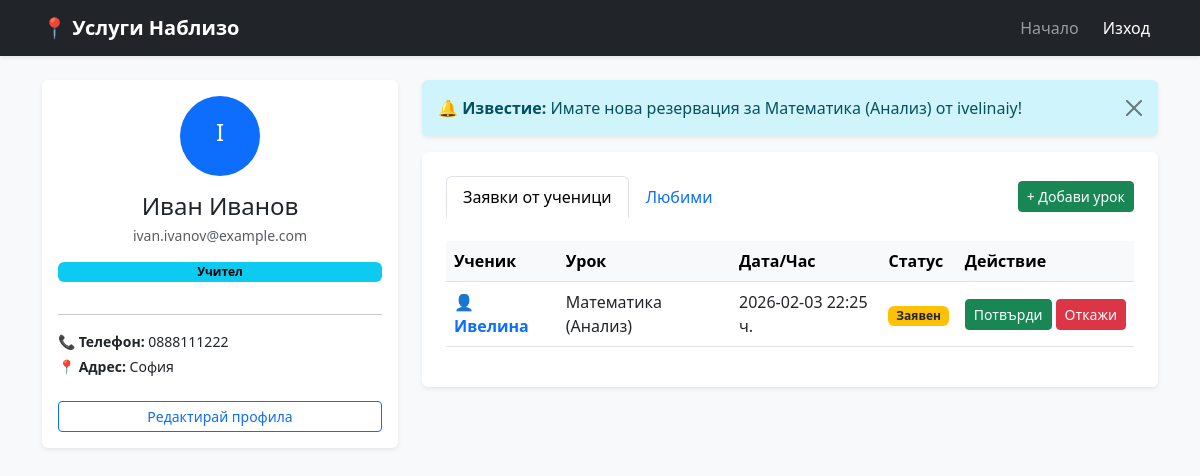
Screenshot of /profile (signed in) with the database file from the repository.
### app/models.py (models this page shows)
class User(Base):
    __tablename__ = "users"
    id = Column(Integer, primary_key=True, index=True)
    email = Column(String, unique=True, index=True)
    password = Column(String)
    role = Column(String)
    first_name = Column(String, nullable=True)
    username = Column(String, unique=True, index=True, nullable=True)
    phone = Column(String, nullable=True)
    address = Column(String, nullable=True)
    bio = Column(String, nullable=True)
    is_verified = Column(Boolean, default=False)
    lessons = relationship("Lesson", back_populates="teacher")
    reviews = relationship("Review", foreign_keys="[Review.teacher_id]")

class Notification(Base):
    __tablename__ = "notifications"
    id = Column(Integer, primary_key=True, index=True)
    user_id = Column(Integer, ForeignKey("users.id"))
    message = Column(String)
    is_read = Column(Boolean, default=False)

class Booking(Base):
    __tablename__ = "bookings"
    id = Column(Integer, primary_key=True, index=True)
    client_id = Column(Integer, ForeignKey("users.id"))
    lesson_id = Column(Integer, ForeignKey("lessons.id"))
    appointment_time = Column(String)
    status = Column(String, default="Заявен")
    lesson = relationship("Lesson", backref="bookings")
    client = relationship("User", foreign_keys=[client_id])

class Lesson(Base):
    __tablename__ = "lessons"
    id = Column(Integer, primary_key=True, index=True)
    subject = Column(String)
    category = Column(String)
    price = Column(Float)
    teacher_id = Column(Integer, ForeignKey("users.id"))
    teacher_name = Column(String)
    latitude = Column(Float)
    longitude = Column(Float)
    teacher = relationship("User", back_populates="lessons")

### app/main.py (the view)
@app.get("/profile", response_class=HTMLResponse)
def profile_page(request: Request, db: Session = Depends(get_db), current_user_id: str = Cookie(None)):
    if not current_user_id:
        return HTMLResponse(content="<script>window.location.href='/login';</script>")
    user_id = int(current_user_id)
    user = db.query(models.User).filter(models.User.id == user_id).first()
    notifications = db.query(models.Notification).filter(models.Notification.user_id == user_id).all()
    favorite_lessons = db.query(models.Lesson).join(models.Favorite).filter(models.Favorite.user_id == user_id).all()
    if user.role == "client":
        bookings = db.query(models.Booking).filter(models.Booking.client_id == user.id).all()
    else:
        my_lessons = db.query(models.Lesson).filter(models.Lesson.teacher_id == user.id).all()
        my_lesson_ids = [l.id for l in my_lessons]
        bookings = db.query(models.Booking).filter(models.Booking.lesson_id.in_(my_lesson_ids)).all()
    return templates.TemplateResponse("profile.html", {
        "request": request,
        "user": user,
        "bookings": bookings,
        "notifications": notifications,
        "favorite_lessons": favorite_lessons
    })

### templates/profile.html (shortened to what this page needs)
<!DOCTYPE html>
<html lang="bg">
<head>
    <link href="https://cdn.jsdelivr.net/npm/bootstrap@5.3.0/dist/css/bootstrap.min.css" rel="stylesheet">
</head>
<body class="bg-light">
    <nav class="navbar navbar-expand-lg navbar-dark bg-dark mb-4 shadow-sm">
        <div class="container">
            <a class="navbar-brand fw-bold" href="/">📍 Услуги Наблизо</a>
            <div class="navbar-nav ms-auto">
                <a class="nav-link" href="/">Начало</a>
                <a class="nav-link btn btn-outline-danger btn-sm ms-2 text-white" href="/logout">Изход</a>
            </div>
        </div>
    </nav>
    <div class="container">
        <div class="row">
            <div class="col-md-4">
                <div class="card shadow-sm border-0 p-3 mb-4 text-center">
                    <div class="bg-primary text-white rounded-circle d-inline-block p-4 mb-3 mx-auto"
                         style="width: 80px; height: 80px; font-size: 24px; line-height: 1;">
                        {{ (user.username or user.email)[0].upper() }}
                    </div>
                    <h4 class="mb-1">{{ user.first_name or user.username }}</h4>
                    <p class="text-muted small">{{ user.email }}</p>
                    <span class="badge {% if user.role == 'tutor' %}badge-tutor{% else %}badge-client{% endif %} mb-3">
                        {{ 'Учител' if user.role == 'tutor' else 'Клиент' }}
                    </span>
                    <hr>
                    <div class="text-start">
                        <p class="small mb-1"><strong>📞 Телефон:</strong> {{ user.phone or 'Не е посочен' }}</p>
                        <p class="small"><strong>📍 Адрес:</strong> {{ user.address or 'Не е посочен' }}</p>
                    </div>
                    <a href="/edit-profile" class="btn btn-outline-primary btn-sm w-100 mt-2">Редактирай профила</a>
                </div>
            </div>
            <div class="col-md-8">
                {% if notifications %}
                <div id="notifications-section">
                    {% for n in notifications %}
                    <div class="alert alert-info alert-dismissible fade show border-0 shadow-sm mb-3" role="alert" id="notif-{{ n.id }}">
                        <strong>🔔 Известие:</strong> {{ n.message }}
                        <button type="button" class="btn-close" onclick="deleteNotification('{{ n.id }}')" aria-label="Затвори"></button>
                    </div>
                    {% endfor %}
                </div>
                {% endif %}
                <div class="card shadow-sm border-0 p-4">
                    <div class="d-flex justify-content-between align-items-center mb-4">
                        <nav>
                            <div class="nav nav-tabs border-0" id="nav-tab" role="tablist">
                                <button class="nav-link active" id="nav-bookings-tab" data-bs-toggle="tab" data-bs-target="#nav-bookings">
                                    {% if user.role == 'client' %}Моите записвания{% else %}Заявки от ученици{% endif %}
                                </button>
                                <button class="nav-link" id="nav-favs-tab" data-bs-toggle="tab" data-bs-target="#nav-favs">Любими</button>
                            </div>
                        </nav>
                        {% if user.role == 'tutor' %}
                            <a href="/add-lesson" class="btn btn-success btn-sm">+ Добави урок</a>
                        {% endif %}
                    </div>
                    <div class="tab-content" id="nav-tabContent">
                        <div class="tab-pane fade show active" id="nav-bookings">
                            {% if bookings %}
                                <div class="table-responsive">
                                    <table class="table align-middle">
                                        <thead class="table-light">
                                            <tr>
                                                {% if user.role == 'tutor' %}<th>Ученик</th>{% endif %}
                                                <th>Урок</th>
                                                <th>Дата/Час</th>
                                                <th>Статус</th>
                                                {% if user.role == 'tutor' %}<th>Действие</th>{% endif %}
                                            </tr>
                                        </thead>
                                        <tbody>
                                            {% for b in bookings %}
                                            <tr>
                                                {% if user.role == 'tutor' %}
                                                <td>
                                                    <a href="/public-profile/{{ b.client.id }}" class="text-decoration-none fw-bold">
                                                        👤 {{ b.client.first_name or b.client.username }}
                                                    </a>
                                                </td>
                                                {% endif %}
                                                <td>{{ b.lesson.subject }}</td>
                                                <td>{{ b.appointment_time.replace('T', ' ') }} ч.</td>
                                                <td>
                                                    <span class="badge {% if b.status == 'Потвърден' %}bg-success{% else %}bg-warning text-dark{% endif %}">
                                                        {{ b.status }}
                                                    </span>
                                                </td>
                                                {% if user.role == 'tutor' %}
                                                <td>
                                                    <div class="d-flex gap-1">
                                                        <form action="/update-booking/{{ b.id }}/Потвърден" method="post">
                                                            <button type="submit" class="btn btn-success btn-sm">Потвърди</button>
                                                        </form>
                                                        <form action="/update-booking/{{ b.id }}/Отказан" method="post">
                                                            <button type="submit" class="btn btn-danger btn-sm">Откажи</button>
                                                        </form>
                                                    </div>
                                                </td>
                                                {% endif %}
                                            </tr>
                                            {% endfor %}
                                        </tbody>
                                    </table>
                                </div>
                            {% else %}
                                <div class="text-center py-4">
                                    <p class="text-muted">Нямате активни резервации в момента.</p>
                                </div>
                            {% endif %}
                        </div>
                    </div>
                </div>
            </div>
        </div>
    </div>
</body>
</html>

### templates/profile.html (style rules this page uses)
.badge-tutor { background-color: #0dcaf0; color: #000; }

### rows the page displays
User: username "I", first_name "Иван Иванов", email "ivan.ivanov@example.com", role "Учител", phone "0888111222", address "София"
Notification: message "Имате нова резервация за Математика (Анализ) от ivelinaiy!"
Booking: client "Ивелина", lesson.subject "Математика (Анализ)", appointment_time.replace "2026-02-03 22:25", status "Заявен"
